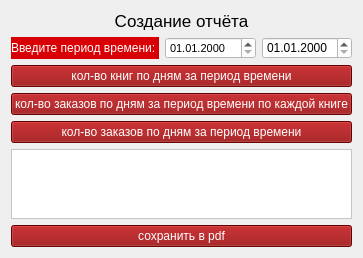
            <widget class="QWidget" name="tab_5">
             <attribute name="title">
              <string>Отчёты</string>
             </attribute>
             <layout class="QVBoxLayout" name="verticalLayout_10">
              <item>
               <widget class="QLabel" name="label_13">
                <property name="font">
                 <font>
                  <family>MS Shell Dlg 2</family>
                  <pointsize>13</pointsize>
                  <weight>50</weight>
                  <italic>false</italic>
                  <bold>false</bold>
                 </font>
                </property>
                <property name="styleSheet">
                 <string notr="true">font: 13pt &quot;MS Shell Dlg 2&quot;;</string>
                </property>
                <property name="text">
                 <string>Создание отчёта</string>
                </property>
                <property name="alignment">
                 <set>Qt::AlignCenter</set>
                </property>
               </widget>
              </item>
              <item>
               <layout class="QHBoxLayout" name="horizontalLayout_19" stretch="1,2,2">
                <item>
                 <widget class="QLabel" name="label_15">
                  <property name="styleSheet">
                   <string notr="true">background-color: rgb(216, 0, 4);
color: rgb(255, 255, 255);
font: 10pt &quot;MS Shell Dlg 2&quot;;</string>
                  </property>
                  <property name="text">
                   <string>Введите период времени: </string>
                  </property>
                 </widget>
                </item>
                <item>
                 <widget class="QDateTimeEdit" name="date_start">
                  <property name="font">
                   <font>
                    <pointsize>8</pointsize>
                    <weight>50</weight>
                    <italic>false</italic>
                    <bold>false</bold>
                   </font>
                  </property>
                  <property name="styleSheet">
                   <string notr="true">background-color: rgb(255, 255, 255);</string>
                  </property>
                  <property name="maximumDate">
                   <date>
                    <year>9999</year>
                    <month>12</month>
                    <day>30</day>
                   </date>
                  </property>
                  <property name="displayFormat">
                   <string>dd.MM.yyyy</string>
                  </property>
                 </widget>
                </item>
                <item>
                 <widget class="QDateTimeEdit" name="date_end">
                  <property name="styleSheet">
                   <string notr="true">background-color: rgb(255, 255, 255);</string>
                  </property>
                  <property name="displayFormat">
                   <string>dd.MM.yyyy</string>
                  </property>
                 </widget>
                </item>
               </layout>
              </item>
              <item>
               <widget class="QPushButton" name="btn_count_book">
                <property name="styleSheet">
                 <string notr="true">background-color: rgb(143, 0, 2);
color: rgb(255, 255, 255);
font: 10pt &quot;MS Shell Dlg 2&quot;;</string>
                </property>
                <property name="text">
                 <string>кол-во книг по дням за период времени</string>
                </property>
               </widget>
              </item>
              <item>
               <widget class="QPushButton" name="btn_count_order_book">
                <property name="styleSheet">
                 <string notr="true">background-color: rgb(143, 0, 2);
color: rgb(255, 255, 255);
font: 10pt &quot;MS Shell Dlg 2&quot;;</string>
                </property>
                <property name="text">
                 <string>кол-во заказов по дням за период времени по каждой книге</string>
                </property>
               </widget>
              </item>
              <item>
               <widget class="QPushButton" name="btn_count_order">
                <property name="styleSheet">
                 <string notr="true">background-color: rgb(143, 0, 2);
color: rgb(255, 255, 255);
font: 10pt &quot;MS Shell Dlg 2&quot;;</string>
                </property>
                <property name="text">
                 <string>кол-во заказов по дням за период времени</string>
                </property>
               </widget>
              </item>
              <item>
               <widget class="QTableWidget" name="table_graf">
                <property name="styleSheet">
                 <string notr="true">background-color: rgb(255, 255, 255);</string>
                </property>
                <property name="sizeAdjustPolicy">
                 <enum>QAbstractScrollArea::AdjustToContents</enum>
                </property>
                <attribute name="horizontalHeaderStretchLastSection">
                 <bool>true</bool>
                </attribute>
               </widget>
              </item>
              <item>
               <layout class="QHBoxLayout" name="horizontalLayout_18" stretch="0">
                <item>
                 <widget class="QPushButton" name="btn_pdf">
                  <property name="styleSheet">
                   <string notr="true">background-color: rgb(143, 0, 2);
color: rgb(255, 255, 255);
font: 10pt &quot;MS Shell Dlg 2&quot;;</string>
                  </property>
                  <property name="text">
                   <string>сохранить в pdf</string>
                  </property>
                 </widget>
                </item>
               </layout>
              </item>
             </layout>
            </widget>
